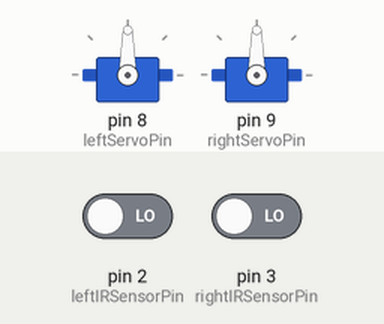
A sketch run on a simulated Arduino Uno, built with avr-gcc and run on an emulated ATmega328P. Parts: 2 × servo. Inputs (shaded band) come from the test bench; at power-on: pin 2 (leftIRSensorPin) LOW, pin 3 (rightIRSensorPin) LOW.

Above: at 1.2 s.
1.3 s: pin 2 (leftIRSensorPin) driven HIGH
At 2.5 s:
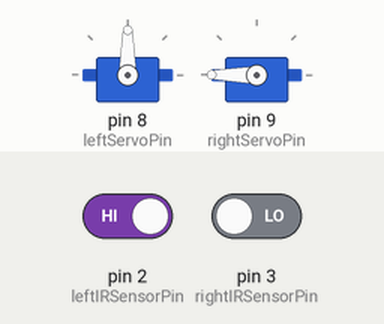
2.8 s: pin 3 (rightIRSensorPin) driven HIGH
At 3.8 s:
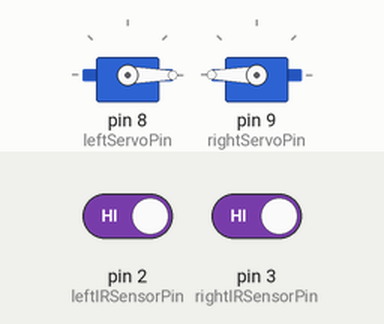
4.3 s: pin 2 (leftIRSensorPin) driven LOW
At 5.0 s:
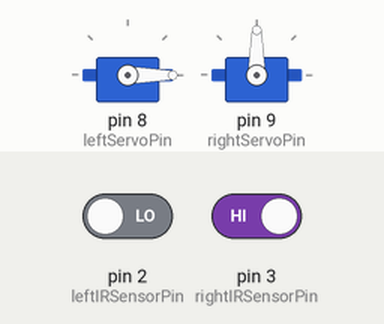
5.8 s: pin 3 (rightIRSensorPin) driven LOW
At 6.1 s:
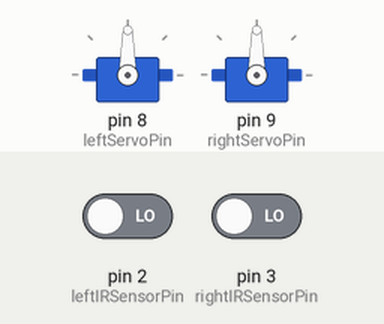
Timing chart, 0 to 8.3 s (numbered marks = the images above; inputs shaded):
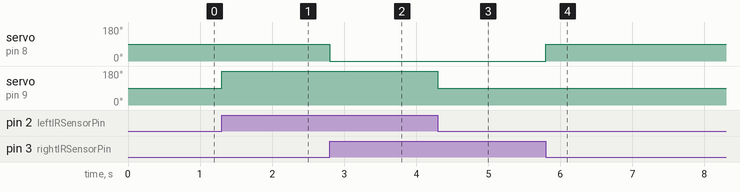

Measured:
- after the input at 1.3 s, servo on pin 9 (rightServoPin): 90° → 180° at once
- after the input at 2.8 s, servo on pin 8 (leftServoPin): 90° → 0° at once
- after the input at 4.3 s, servo on pin 9 (rightServoPin): 180° → 90° at once
- after the input at 5.8 s, servo on pin 8 (leftServoPin): 0° → 90° at once

The sketch:

Ejercicio9.1.ino
```cpp
#include <Servo.h>

Servo leftServo;
Servo rightServo;

const int rightIRSensorPin = 3;
const int leftIRSensorPin = 2;
const int rightServoPin = 9;
const int leftServoPin = 8;

const int NO_LINE = LOW; // valor que devuelve el sensor IR cuando no detecta linea
const int LINE = HIGH; // valor que devuelve el sensor IR cuando detecta linea

const int leftServoForward = 0;
const int rightServoForward = 180;
const int leftServoBackward = 180;
const int rightServoBackward = 0;
const int stopServo = 90;


void setup() {
  //Serial.begin(9600); // Descomentar para debuguear por consola
  pinMode(rightIRSensorPin, INPUT);
  pinMode(leftIRSensorPin, INPUT);

  leftServo.attach(leftServoPin);
  rightServo.attach(rightServoPin);
}

void loop() {
  if (leftIRSensor() == LINE && rightIRSensor() == LINE) {
    goForward();
  }
  else if (leftIRSensor() == LINE && rightIRSensor() == NO_LINE) {
    turnLeft();
  }
  else if (leftIRSensor() == NO_LINE && rightIRSensor() == LINE) {
    turnRight();
  }
  else { // Si no detecta linea por ninguno de los dos sensores, se detiene
    stopRobot();
  }
}


/* Le indica al robot que avanze hacia delante a máxima velocidad. */
void goForward() {
  leftServo.write(leftServoForward);
  rightServo.write(rightServoForward);
}

/* Le indica al robot que gire hacia la izquierda. */
void turnLeft() {
  leftServo.write(stopServo);
  rightServo.write(rightServoForward);
}

/* Le indica al robot que gire hacia la derecha. */
void turnRight() {
  leftServo.write(leftServoForward);
  rightServo.write(stopServo);
}

/* Le indica al robot que avanze hacia atrás a máxima velocidad. */
void goBackward() {
  leftServo.write(leftServoBackward);
  rightServo.write(rightServoBackward);
}

/* Le indica al robot que se detenga. */
void stopRobot() {
  leftServo.write(stopServo);
  rightServo.write(stopServo);
}

/* Devuelve la medición del sensor de infrarrojos de detección de linea izquierdo. */
int leftIRSensor() {
  return digitalRead(leftIRSensorPin);
}

/* Devuelve la medición del sensor de infrarrojos de detección de linea derecho. */
int rightIRSensor() {
  return digitalRead(rightIRSensorPin);
}
```
